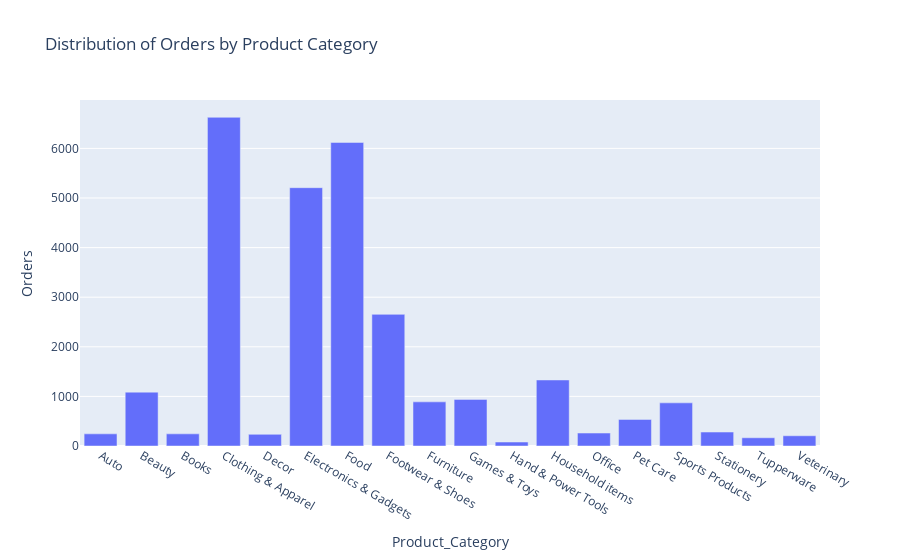

The notebook cell this image was saved under:
### Code cell
# show on Plot '
fig=px.bar(distribution_orders,x="Product_Category",y="Orders", title='Distribution of Orders by Product Category')
fig.show()

### Figure 1 — Plotly figure (JSON) as saved in the notebook; plotly's stock layout.template omitted (floating-point values rounded to 4 significant figures)
{"data": [{"alignmentgroup": "True", "hovertemplate": "Product_Category=%{x}<br>Orders=%{y}<extra></extra>", "legendgroup": "", "marker": {"color": "#636efa", "pattern": {"shape": ""}}, "name": "", "offsetgroup": "", "orientation": "v", "showlegend": false, "textposition": "auto", "type": "bar", "x": ["Auto", "Beauty", "Books", "Clothing & Apparel", "Decor", "Electronics & Gadgets", "Food", "Footwear & Shoes", "Furniture", "Games & Toys", "Hand & Power Tools", "Household items", "Office", "Pet Care", "Sports Products", "Stationery", "Tupperware", "Veterinary"], "xaxis": "x", "y": [245, 1086, 245, 6627, 235, 5208, 6120, 2654, 890, 940, 80, 1331, 261, 536, 870, 281, 166, 206], "yaxis": "y"}], "layout": {"autosize": true, "barmode": "relative", "legend": {"tracegroupgap": 0}, "title": {"text": "Distribution of Orders by Product Category"}, "xaxis": {"anchor": "y", "autorange": true, "domain": [0, 1], "range": [-0.5, 17.5], "title": {"text": "Product_Category"}, "type": "category"}, "yaxis": {"anchor": "x", "autorange": true, "domain": [0, 1], "range": [0, 6976.0], "title": {"text": "Orders"}, "type": "linear"}}}
